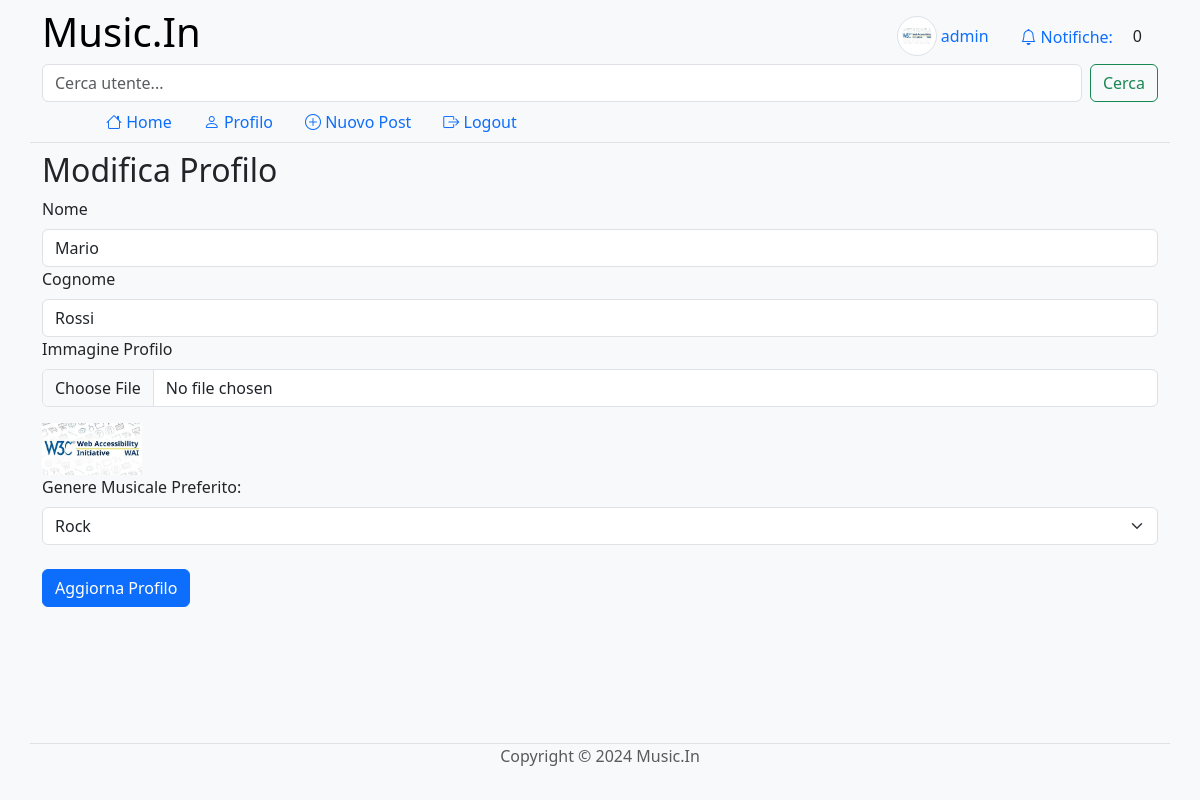
The page /edit-profile.php (signed in) on the database its author committed.
### tables this page shows
create table users (
     `id` int not null AUTO_INCREMENT,
     `username` varchar(255) not null,
     `password` varchar(255) not null,
     `email` varchar(255) not null,
     `name` varchar(255),
     `surname` varchar(255),
     `image` varchar(255),
     `genre_id` int,
     constraint `IDUser` primary key (`id`),
     unique key `username` (`username`),
     unique key `email` (`email`));

create table genres (
     `id` int not null AUTO_INCREMENT,
     `name` varchar(255) not null,
     constraint `IDgenres` primary key (`id`));

### edit-profile.php (called while the page is built, shortened)
<?php
require_once __DIR__ . '/bootstrap.php';
$genres = $dbh->getAllGenres();
$templateParams["title"] = "Music.In - Modifica Profilo";
$templateParams["name"] = "edit-profile";
require __DIR__ . '/template/base.php';
?>

### db/connessione-db.php (called while the page is built)
<?php
require_once(__DIR__ . "/dbhelper.php");
$servername = "localhost";
$username = "root";
$password = "";
$dbname = "music_in";
$port = 3306;
$dbh = new DatabaseHelper($servername, $username, $password, $dbname, $port);
?>

### db/dbhelper.php (called while the page is built, shortened)
<?php
class DatabaseHelper {
    private $conn;
    public function __construct($servername, $username, $password, $dbname, $port) {
        try {
            $this->conn = new PDO("mysql:host=$servername;dbname=$dbname;port=$port", $username, $password);
            $this->conn->setAttribute(PDO::ATTR_ERRMODE, PDO::ERRMODE_EXCEPTION);
            $this->conn->exec("SET NAMES utf8mb4");
        } catch(PDOException $e) {
            echo "Connessione al database fallita: " . $e->getMessage();
            die();
        }
    }
    public function getUserInfo($user_id) {
        $query_user = "SELECT username, email, name, surname, image as profile_image, genre_id FROM users WHERE id = :user_id";
        $stmt_user = $this->conn->prepare($query_user);
        $stmt_user->bindParam(':user_id', $user_id);
        $stmt_user->execute();
        $user = $stmt_user->fetch(PDO::FETCH_ASSOC);
        return $user;
    }
    public function getAllGenres() {
        $query = "SELECT id, name FROM genres";
        $stmt = $this->conn->prepare($query);
        $stmt->execute();
        return $stmt->fetchAll(PDO::FETCH_ASSOC);
    }
}
?>

### template/edit-profile.php (the view, shortened to what this page needs)
<section>
    <h2>Modifica Profilo</h2>
    <form action="php/processa-profile.php" method="post" enctype="multipart/form-data">
        <div class="mb-3">
            <label for="name" class="form-label">Nome</label>
            <input type="text" class="form-control" id="name" name="name" value="<?php echo htmlspecialchars($user['name']); ?>">
            <label for="surname" class="form-label">Cognome</label>
            <input type="text" class="form-control" id="surname" name="surname" value="<?php echo htmlspecialchars($user['surname']); ?>">
            <label for="image" class="form-label">Immagine Profilo</label>
            <input class="form-control" type="file" id="image" name="image">
        </div>
        <?php if ($user['profile_image']): ?>
            <img src="<?php echo UPLOAD_DIR . htmlspecialchars($user['profile_image']); ?>" alt="Immagine Profilo" style="width: 100px; height: auto;"><br>
        <?php endif; ?>
        <label for="genre" class="form-label">Genere Musicale Preferito:</label>
        <select class="form-select" id="genre" name="genre">
            <?php foreach ($genres as $genre): ?>
                <option value="<?php echo $genre['id']; ?>"<?php if ($user['genre_id'] == $genre['id']) echo htmlspecialchars('selected'); ?>><?php echo htmlspecialchars($genre['name']); ?></option>
            <?php endforeach; ?>
        </select><br>
        <input class="btn btn-primary" type="submit" value="Aggiorna Profilo">
    </form>
</section>

### template/base.php (shortened to what this page needs)
<!DOCTYPE html>
<html lang="it" class="h-100">
<head>
    <link href="https://cdn.jsdelivr.net/npm/bootstrap@5.3.3/dist/css/bootstrap.min.css" rel="stylesheet">
    <link rel="stylesheet" href="https://cdn.jsdelivr.net/npm/bootstrap-icons@1.11.3/font/bootstrap-icons.min.css">
    <link rel='stylesheet' type='text/css' href='css/common.css'>
</head>
<body class="bg-light d-flex flex-column h-100">
<?php
$username = $dbh->getUserInfo(getCurrentUserId())['username'];
$profile_image = $dbh->getUserInfo(getCurrentUserId())['profile_image'];
?>
    <nav class="navbar navbar-expand-md navbar-light bg-light sticky-top">
        <div class="container justify-content-center border-bottom">
            <div class="col-12">
                <div class="d-flex">
                    <h1><a class="navbar-brand h1 fs-1" href="/">Music.In</a></h1>
                    <div class="container nav nav-pills align-items-center justify-content-end">
                        <a class="nav-link" href="profile.php">
                            <?php if (!empty($profile_image)): ?>
                                <img class="avatar-thumbnail img-thumbnail rounded-circle" src="<?php echo UPLOAD_DIR . htmlspecialchars($profile_image); ?>" alt="Immagine Profilo">
                            <?php else: ?>
                                <span class="bi bi-person-circle align-middle"></span>
                            <?php endif; ?>
                            <span class="d-none d-sm-inline align-middle"><?php echo htmlspecialchars($username); ?></span>
                        </a>
                        <a class="nav-link <?php markIfActive("notifications.php"); ?>" href="notifications.php"><span class="bi bi-bell align-middle"></span><span class="d-none d-sm-inline ms-1 align-middle">Notifiche:</span></a>
                        <span id="notification_counter" class="p-1">0</span>
                    </div>
                </div>
                <form class="d-flex" role="search" action="search.php" method="get">
                <input class="form-control me-2" type="search" id="searchBar" name="user_id" placeholder="Cerca utente..." aria-label="Search">
                <button class="btn btn-outline-success" type="submit">Cerca</button>
            </form>
                <div class="px-5 navbar-collapse" id="navbarCollapse">
                    <ul class="nav nav-pills col-12 col-lg-auto my-2 justify-content-center my-md-0 text-small">
                        <?php
                        $navlinks = [
                            ["index.php", "bi-house", "Home"],
                            ["profile.php", "bi-person", "Profilo"],
                            ["new-post.php", "bi-plus-circle", "Nuovo Post"],
                            ["logout.php", "bi-box-arrow-right", "Logout"],
                        ];
                        ?>
                        <?php foreach ($navlinks as $navlink) : ?>
                            <li class="nav-item">
                                <a class="nav-link <?php markIfActive($navlink[0]); ?>" href="<?php echo $navlink[0]; ?>">
                                    <span class="bi <?php echo $navlink[1]; ?>"></span>
                                    <span class="d-none d-md-inline"><?php echo $navlink[2]; ?></span>
                                </a>
                            </li>
                        <?php endforeach; ?>
                    </ul>
                </div>
            </div>
        </div>
    </nav>
    <main class="flex-shrink-0">
        <div class="container">
            <?php if(isset($templateParams["name"])) { require(__DIR__ . "/" . $templateParams["name"] . ".php"); } ?>
        </div>
    </main>
    <footer class="footer mt-auto py-3 bg-body-tertiary">
        <div class="container border-top">
            <p class="text-center text-body-secondary">Copyright &copy; 2024 Music.In</p>
        </div>
    </footer>
</body>
</html>

### css/common.css (style rules this page uses)
.avatar-thumbnail { height: 30pt; width: 30pt; object-fit: scale-down; }

### rows shown on the page
users: image (picture), username "admin", name "Mario", surname "Rossi", genre "Rock"

### other values the page prints
$navlink[2] "Home"
$navlink[2] "Profilo"
$navlink[2] "Nuovo Post"
$navlink[2] "Logout"
